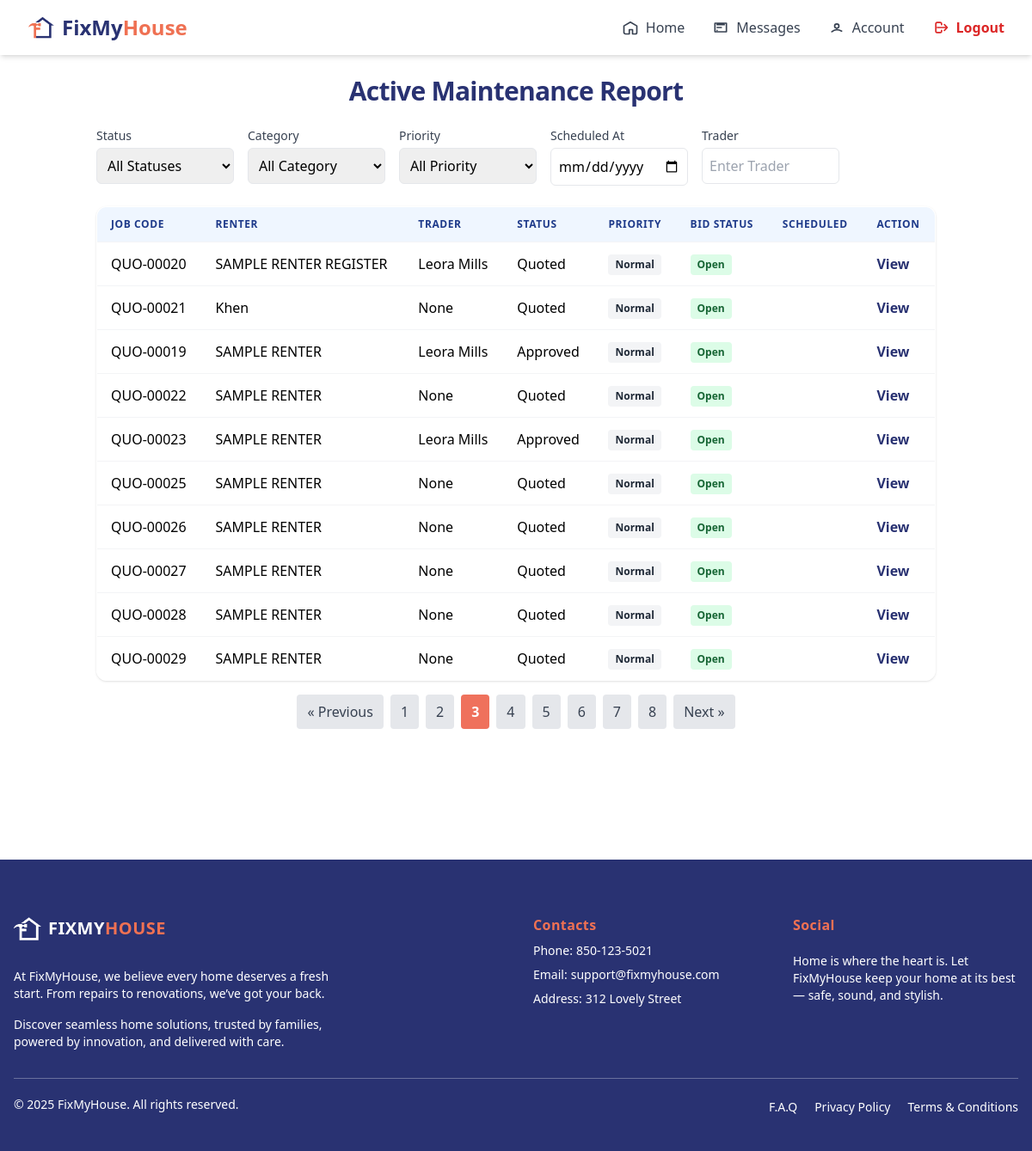
/agent/active-jobs/?page=3 (signed in), run on an earlier commit of the app's database.
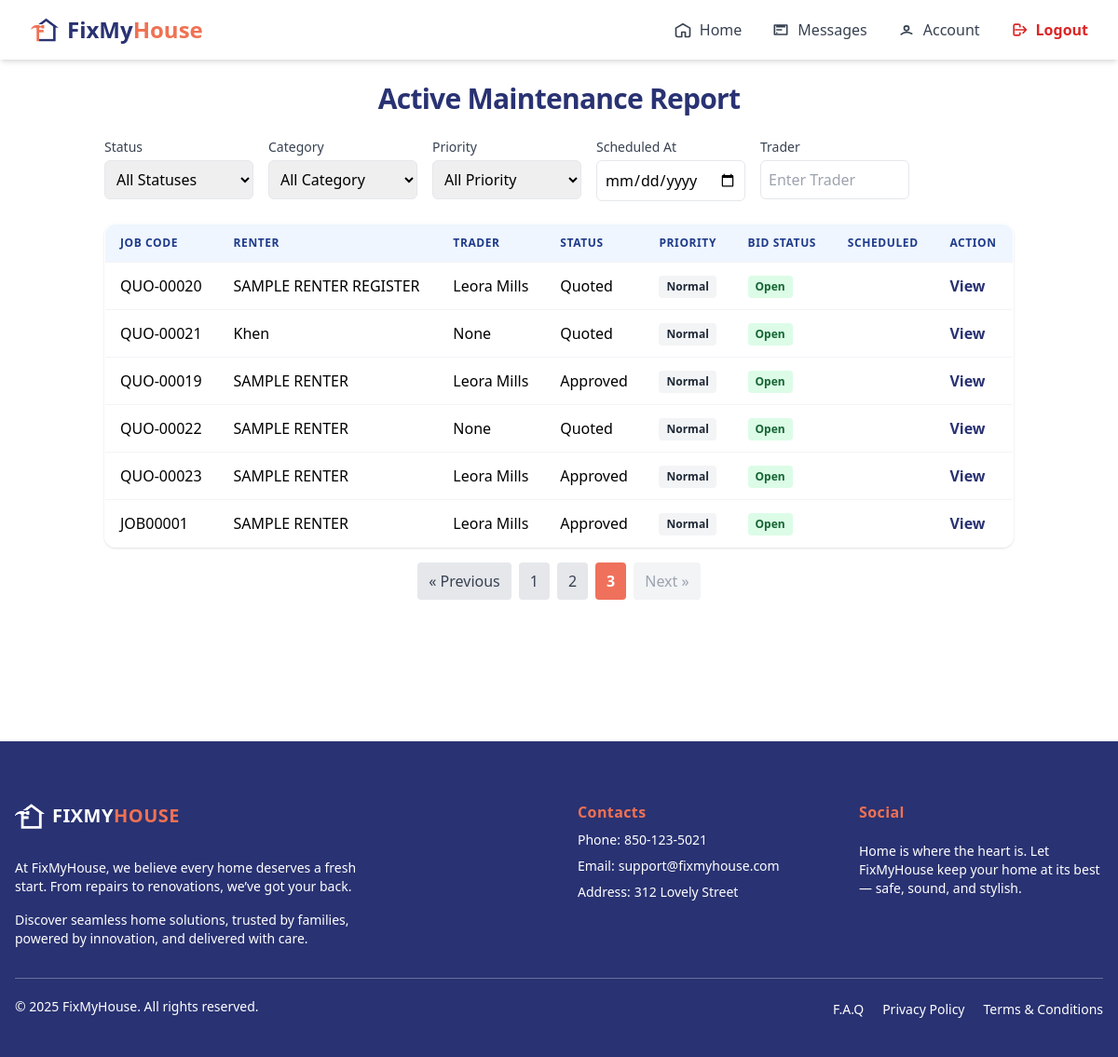
And on a later commit of the database.
### trader/models/jobs.py (models this page shows, shortened)
class Jobs(models.Model):
    agent = models.ForeignKey(AgentRegister, on_delete=models.CASCADE, related_name='jobs_agent')
    trader = models.ForeignKey(TraderRegistration, on_delete=models.SET_NULL, null=True, blank=True, related_name='jobs_trader')
    property = models.ForeignKey(Property, on_delete=models.SET_NULL, null=True, blank=True, related_name='jobs_property')
    STATUS_CHOICES = [
        ('quoted', 'Quoted'),
        ('confirmed', 'Confirmed'),
        ('approved', 'Approved'),
        ('scheduled', 'Scheduled'),
    ]
    address = models.TextField(blank=True, null=True)
    category = models.ForeignKey(Services, on_delete=models.SET_NULL, null=True, blank=True, related_name='category_services')
    renter = models.CharField(max_length=100, null=True, blank=True)
    priority = models.BooleanField(default=False)  # True = High Priority
    job_code = models.CharField(max_length=20, unique=True)
    notes = models.TextField()
    status = models.CharField(max_length=20, choices=STATUS_CHOICES, default='quoted')
    bid_status = models.CharField(max_length=20, choices=[('open', 'Open'), ('closed', 'Closed')], default='open')
    bid_count = models.IntegerField(default=0)
    quoted_at = models.DateField(default=timezone.now)
    confirmed_at = models.DateField(null=True, blank=True)
    approved_at = models.DateField(null=True, blank=True)
    scheduled_at = models.DateField(null=True, blank=True)
    is_active = models.BooleanField(null=True, blank=True, default=True)
    start_date = models.DateField(null=True, blank=True)
    end_date = models.DateField(null=True, blank=True)
    issue_found_at = models.DateField(null=True, blank=True)
    renter_availability = models.DateField(null=True, blank=True)
    issue_been_fixed_before = models.BooleanField(default=False)
    issue_been_fixed_by_fmh_before = models.BooleanField(default=False)
    renter_availability_schedule = models.JSONField(null=True, blank=True, default=dict)
    renter_issue_date = models.JSONField(blank=True, null=True, default=dict)

### trader/models/registerTrader.py (models this page shows, shortened)
class TraderRegistration(models.Model):
    user = models.OneToOneField(User, on_delete=models.CASCADE, null=True, blank=True)
    name = models.CharField(max_length=255)
    email = models.EmailField()
    phone = models.CharField(max_length=50)
    password = models.CharField(max_length=255, null=True, blank=True)
    isAdmin = models.BooleanField(default=False)
    isDirector = models.BooleanField(default=True)
    isTeamMember = models.BooleanField(default=False)
    COMPANY_TYPE_CHOICES = [
        ('sole_trader', 'Sole Trader'),
        ('company', 'Company'),
    ]
    INDUSTRIES_CHOICES = [
        ('air_conditioning', 'Air Conditioning'),
        ('cleaning', 'Cleaning'),
        ('electrical', 'Electrical'),
        ('gardening', 'Gardening'),
        ('general_maintenance', 'General Maintenance'),
        ('glazing', 'Glazing'),
        ('pest_control', 'Pest Control'),
        ('plumbing_gas', 'Plumbing / Gas'),
        ('tree_cutting', 'Tree Cutting'),
        ('steel_works', 'Steel Works'),
        ('safety', 'Safety'),
    ]
    company_type = models.CharField(max_length=100, choices=COMPANY_TYPE_CHOICES, default='company')
    company_name = models.CharField(max_length=255, blank=True, null=True)
    company_address = models.CharField(max_length=255, blank=True, null=True)
    company_email = models.EmailField(blank=True, null=True)
    company_landline = models.CharField(max_length=50, blank=True, null=True)
    gst_registered = models.BooleanField(default=False)
    abn = models.CharField(max_length=20, blank=True, null=True)
    industry = models.CharField(max_length=100, choices=INDUSTRIES_CHOICES, blank=True, null=True)
    state = models.CharField(max_length=100, blank=True)
    municipality = models.CharField(max_length=100, blank=True)
    city = models.CharField(max_length=100, blank=True)
    address_line_1 = models.CharField(max_length=255, blank=True, null=True)
    address_line_2 = models.CharField(max_length=255, blank=True, null=True)
    postal_code = models.CharField(max_length=20, blank=True)
    def __str__(self):
        return self.name

### agent/views/jobRequestList.py (the view, shortened to what this page needs)
# urls.py: path('active-jobs/', ActiveJobsListView.as_view(), name='active_jobs_list'),
@method_decorator([login_required, agent_required], name='dispatch')
class ActiveJobsListView(ListView):
    model = Jobs
    template_name = 'components/home/active_jobs_list.html'
    context_object_name = 'jobs'
    paginate_by = 10  # Adjust as needed
    def get(self, request, *args, **kwargs):
        try:
            self.object_list = self.get_queryset()
            context = self.get_context_data()
            return self.render_to_response(context)
        except self.paginator.InvalidPage:
            params = request.GET.copy()
            params['page'] = '1'
            return HttpResponseRedirect(f"{reverse('active_jobs_list')}?{params.urlencode()}")
    def get_queryset(self):
        queryset = super().get_queryset()
        queryset = queryset.filter(is_active=True)
        status = self.request.POST.get('status') if self.request.method == 'POST' else self.request.GET.get('status')
        category = self.request.POST.get('category') if self.request.method == 'POST' else self.request.GET.get('category')
        priority = self.request.POST.get('priority') if self.request.method == 'POST' else self.request.GET.get('priority')
        trader = self.request.POST.get('trader') if self.request.method == 'POST' else self.request.GET.get('trader')
        scheduled_at = self.request.POST.get('scheduled_at') if self.request.method == 'POST' else self.request.GET.get('scheduled_at')
        if status:
            queryset = queryset.filter(status=status)
        if category:
            queryset = queryset.filter(category=category)
        if trader:
            queryset = queryset.filter(trader__name__icontains=trader)
        if scheduled_at:
            queryset = queryset.filter(scheduled_at=scheduled_at)
        if priority == 'true':
            queryset = queryset.filter(priority=True)
        elif priority == 'false':
            queryset = queryset.filter(priority=False)
        return queryset.order_by('-priority', '-scheduled_at', '-approved_at', '-confirmed_at')
    def get_context_data(self, **kwargs):
        context = super().get_context_data(**kwargs)
        category = self.request.POST.get('category', '')
        if self.request.method == 'POST':
            context['filter_status'] = self.request.POST.get('status', '')
            context['filter_category'] = int(category) if category and category.isdigit() else ''
            context['filter_priority'] = self.request.POST.get('priority', '')
            context['filter_trader'] = self.request.POST.get('trader', '')
            context['filter_scheduled_at'] = self.request.POST.get('scheduled_at', '')
        else:
            context['filter_status'] = self.request.GET.get('status', '')
            context['filter_category'] = self.request.GET.get('category', '')
            context['filter_priority'] = self.request.GET.get('priority', '')
            context['filter_trader'] = self.request.GET.get('trader', '')
            context['filter_scheduled_at'] = self.request.GET.get('scheduled_at', '')
        context['status_options'] = dict(self.model._meta.get_field('status').choices)
        context['category_options'] = {
            service.id: service.description
            for service in Services.objects.all()
        }
        for key, label in context['category_options'].items():
            if str(key) == context['filter_category']:
                print(key, label, 'SELECTED')
        return context

### trader/context_processors.py (called while the page is built)
def notifications_context(request):
    if request.user.is_authenticated:
        unread_qs = get_unread_notifications(request.user)
        return {
            "unread_count": unread_qs.count(),
            "unread_notifications": unread_qs[:5],  # show latest 5
        }
    return {}

### trader/views/traderNotification.py (called while the page is built)
def get_unread_notifications(user):
    try:
        return TraderNotification.objects.filter(
            trader_id__user=user,
            seen=False
        ).order_by("-created_at")
    except Exception as e:
        logger.error(f"Error fetching notifications! {e}")
        return TraderNotification.objects.none()

### agent/templates/components/home/active_jobs_list.html (shortened to what the changed rows need)
{% extends "baseAgent.html" %}
{% block content %}
{% include 'components/home/navigatorBaseAgent.html' %}
<main class="max-w-5xl mx-auto p-4 sm:p-6 mb-[8rem] flex-1 w-full">
  <h2 class="text-2xl sm:text-3xl font-bold text-[#293272] mb-6 text-center tracking-tight">Active Maintenance Report</h2>
  <div class="space-y-4"
    x-data="{
      open: false, job: {},
      jobBids: [],
      GetBiddings(job) {
        this.open = true;
        this.job = {
          id: job.id,
          job_code: job.job_code,
          renter: job.renter,
          trader: job.trader,
          status: job.status,
          priority: job.priority,
          bid_status: job.bid_status,
          scheduled_at: job.scheduled_at,
        };
        fetch(`{% url 'get_bidding' 0 %}`.replace('0', job.id), { method: 'GET' })
          .then(res => res.json())
          .then(data => {
            if (data.success) {
              this.jobBids = data.bids || [];
            } else {
              alert('Error: ' + (data.error || 'Failed to fetch bidding.'));
            }
          })
          .catch(err => {
            alert('Something went wrong while fetching bidding data.');
          })
      }
    }"
    x-cloak
  >
    <div class="hidden sm:block overflow-x-auto rounded-xl shadow">
      <table class="min-w-full bg-white border border-gray-200 rounded-xl overflow-hidden">
        <thead class="bg-blue-50">
          <tr>
            <th class="px-4 py-3 text-left text-xs font-semibold text-blue-900 uppercase tracking-wider font-bold">Job Code</th>
            <th class="px-4 py-3 text-left text-xs font-semibold text-blue-900 uppercase tracking-wider font-bold">Renter</th>
            <th class="px-4 py-3 text-left text-xs font-semibold text-blue-900 uppercase tracking-wider font-bold">Trader</th>
            <th class="px-4 py-3 text-left text-xs font-semibold text-blue-900 uppercase tracking-wider font-bold">Status</th>
            <th class="px-4 py-3 text-left text-xs font-semibold text-blue-900 uppercase tracking-wider font-bold">Priority</th>
            <th class="px-4 py-3 text-left text-xs font-semibold text-blue-900 uppercase tracking-wider font-bold">Bid Status</th>
            <th class="px-4 py-3 text-left text-xs font-semibold text-blue-900 uppercase tracking-wider font-bold">Scheduled</th>
            <th class="px-4 py-3 text-left text-xs font-semibold text-blue-900 uppercase tracking-wider font-bold">Action</th>
          </tr>
        </thead>
        <tbody>
          {% for job in jobs %}
            <tr class="border-t border-gray-100 hover:bg-blue-50 transition">
              <td class="px-4 py-3 whitespace-nowrap">{{ job.job_code }}</td>
              <td class="px-4 py-3 whitespace-nowrap">{{ job.renter }}</td>
              <td class="px-4 py-3 whitespace-nowrap">{{ job.trader }}</td>
              <td class="px-4 py-3 whitespace-nowrap">{{ job.get_status_display }}</td>
              <td class="px-4 py-3 whitespace-nowrap">
                {% if job.priority %}
                  <span class="inline-block px-2 py-1 text-xs font-semibold rounded bg-red-100 text-red-800">High</span>
                {% else %}
                  <span class="inline-block px-2 py-1 text-xs font-semibold rounded bg-gray-100 text-gray-800">Normal</span>
                {% endif %}
              </td>
              <td class="px-4 py-3 whitespace-nowrap">
                {% if job.bid_status == 'open' %}
                  <span class="inline-block px-2 py-1 text-xs font-semibold rounded bg-green-100 text-green-800">Open</span>
                {% else %}
                  <span class="inline-block px-2 py-1 text-xs font-semibold rounded bg-red-100 text-red-800">Closed</span>
                {% endif %}
              </td>
              <td class="px-4 py-3 whitespace-nowrap">{{ job.scheduled_at|date:"Y-m-d" }}</td>
              <td class="px-4 py-3 whitespace-nowrap">
                <button
                  class="text-[#293272] font-semibold hover:underline"
                  @click='GetBiddings({
                    id: "{{ job.id }}",
                    job_code: "{{ job.job_code }}",
                    renter: "{{ job.renter }}",
                    trader: "{{ job.trader }}",
                    status: "{{ job.get_status_display }}",
                    priority: "{{ job.priority|yesno:"High,Normal" }}",
                    bid_status: "{{ job.bid_status }}",
                    scheduled_at: "{{ job.scheduled_at|date:"Y-m-d" }}"
                  })'
                >
                  View
                </button>
              </td>
            </tr>
          {% empty %}
          <tr>
            <td colspan="8" class="text-center py-4">No active jobs found.</td>
          </tr>
          {% endfor %}
        </tbody>
      </table>
    </div>
    {% if page_obj.has_other_pages %}
      <div class="pagination flex justify-center items-center mt-6 space-x-2">
        {% if page_obj.has_previous %}
        <a href="{% url 'active_jobs_list' %}?page={{ page_obj.previous_page_number }}"
          class="px-3 py-2 bg-gray-200 text-gray-700 rounded hover:bg-gray-300 transition"
          onclick="saveScrollPosition()">
          &laquo; Previous
        </a>
        {% else %}
        <span class="px-3 py-2 bg-gray-100 text-gray-400 rounded cursor-not-allowed">
          &laquo; Previous
        </span>
        {% endif %}
        {% for num in page_obj.paginator.page_range %}
          {% if page_obj.number == num %}
            <span class="px-3 py-2 bg-[#EF715C] text-white rounded font-semibold">
              {{ num }}
            </span>
            {% else %}
            <a href="{% url 'active_jobs_list' %}?page={{ num }}"
              class="px-3 py-2 bg-gray-200 text-gray-700 rounded hover:bg-gray-300 transition"
              onclick="saveScrollPosition()">
              {{ num }}
            </a>
          {% endif %}
        {% endfor %}
        {% if page_obj.has_next %}
        <a href="{% url 'active_jobs_list' %}?page={{ page_obj.next_page_number }}"
          class="px-3 py-2 bg-gray-200 text-gray-700 rounded hover:bg-gray-300 transition"
          onclick="saveScrollPosition()">
          Next &raquo;
        </a>
        {% else %}
        <span class="px-3 py-2 bg-gray-100 text-gray-400 rounded cursor-not-allowed">
          Next &raquo;
        </span>
        {% endif %}
      </div>
    {% endif %}
  </div>
</main>
{% endblock %}

What changed in the data, as far as the page shows it:
removed Jobs: job_code "QUO-00026", renter "SAMPLE RENTER", trader "None", status "Quoted", priority "Normal", bid_status "Open"
removed Jobs: job_code "QUO-00027", renter "SAMPLE RENTER", trader "None", status "Quoted", priority "Normal", bid_status "Open"
removed Jobs: job_code "QUO-00028", renter "SAMPLE RENTER", trader "None", status "Quoted", priority "Normal", bid_status "Open"
removed Jobs: job_code "QUO-00029", renter "SAMPLE RENTER", trader "None", status "Quoted", priority "Normal", bid_status "Open"
changed Jobs: job_code "QUO-00025" → "JOB00001"; trader "None" → "Leora Mills"; status "Quoted" → "Approved"
Also different on the page:
list line gone: "4"
list line gone: "5"
list line gone: "6"
list line gone: "7"
list line gone: "8"
